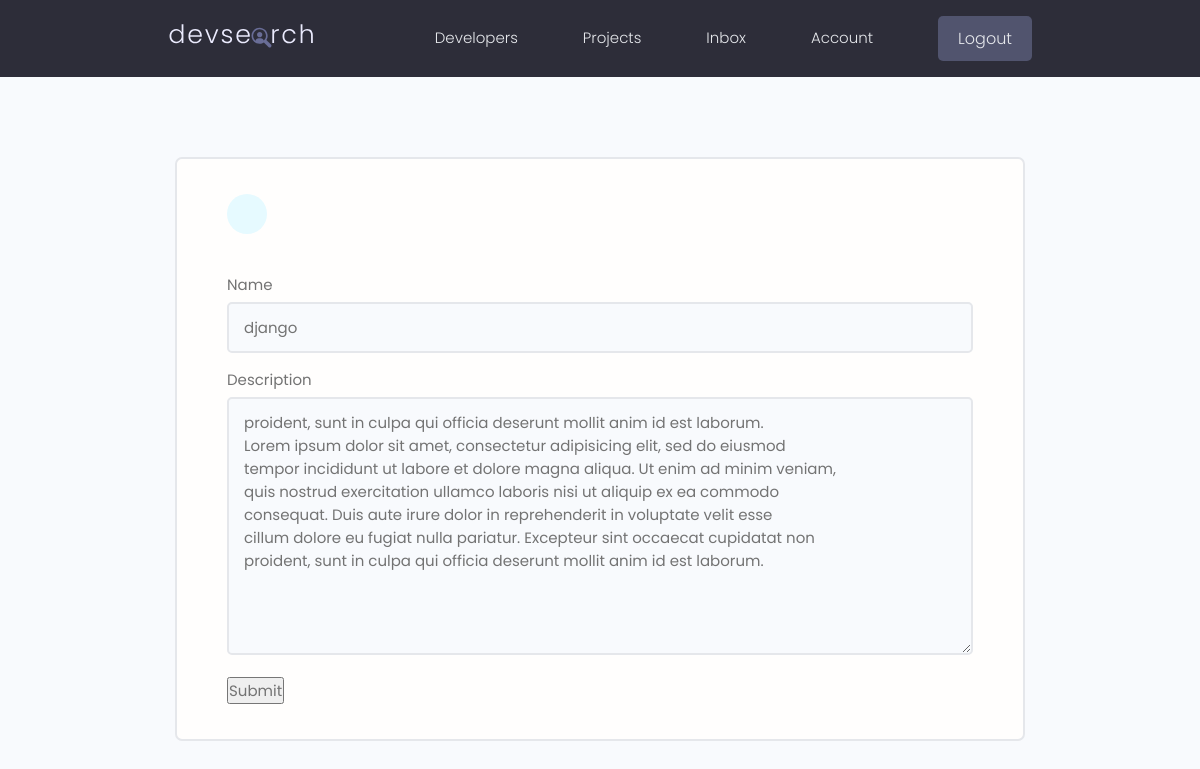
The app's page /update-skill/52f626c5-e49b-41a4-9c08-bf4d06346599 (signed in) with its own data.
### users/models.py (models this page shows, shortened)
class Skill(models.Model):
    owner = models.ForeignKey(
        Profile, on_delete=models.CASCADE, null=True, blank=True)
    name = models.CharField(max_length=200)
    description = models.TextField(null=True, blank=True)
    id = models.UUIDField(default=uuid.uuid4, editable=False,
                          primary_key=True, unique=True)

### users/views.py (the view)
# urls.py: path('update-skill/<str:pk>', views.updateSkill, name='update-skill'),
@login_required(login_url='login')
def updateSkill(request, pk):
    profile = request.user.profile
    skill = profile.skill_set.get(id=pk)
    form = SkillForm(instance=skill)
    context = {
        'form': form,
        'skill': skill
    }
    if request.method == 'POST':
        form = SkillForm(request.POST, instance=skill)
        if form.is_valid():
            form.save()
            messages.success(request, 'Skill successfully updated')
            return redirect('account')
    return render(request, 'users/update_skill.html', context)

### users/forms.py
class SkillForm(ModelForm):
    class Meta:
        model = Skill
        fields = '__all__'
        exclude = ['owner']
    def __init__(self, *args, **kwargs):
        super(SkillForm, self).__init__(*args, **kwargs)
        for name, field in self.fields.items():
            field.widget.attrs.update({'class': 'input'})

### users/templates/users/update_skill.html (shortened to what this page needs)
{% extends 'main.html' %}
{% block content %}
<main class="formPage my-xl">
    <div class="content-box">
        <div class="formWrapper">
            <a class="backButton" href="{% url 'account' %}"></a>
            <br>
            <form method="POST" action="{% url 'update-skill' skill.id %}" enctype="multipart/form-data">
                {% for field in form %}
                <div class="form__field">
                <label for="formInput#text">{{field.label}}</label>
                {{field}}
                </div>
                {% endfor %}
                <input type="submit" value="Submit" />
                </form>
    </div>
    </div>
    </main>
{% endblock  %}

### static/styles/app.css (style rules this page uses)
:root { --color-sub: #2d2d39; }
.content-box { width: 95%; max-width: 85rem; margin: 0 auto; }
.backButton { background: var(--color-main-light); color: var(--color-main); width: 4rem; height: 4rem; display: flex; align-items: center; justify-content: center; border-radius: 50%; }
.formPage .formWrapper { list-style: none; background: var(--color-white); padding: 3.5rem 5rem; border: 2px solid var(--color-light); border-radius: 0.7rem; }
*, *::before, *::after { box-sizing: border-box; }
html, body { padding: 0; margin: 0; }

### static/uikit/styles/modules/_variables.css (style rules this page uses)
:root { --color-main: #5aa5b9; --color-main-light: #e6faff; --color-sub: #3f4156; --color-sub-light: #51546e; --color-sub-lighter: #ededfd; --color-text: #737373; --color-gray: #8b8b8b; --color-light: #e5e7eb; --color-light-gray: #767676; --color-bg: #f8fafd; --color-white: #fffefd; --color-white-light: #f3f3f3; --color-success: #359e64; --color-success-bg: #def8e8; --color-error: #fc4b0b; --color-error-bg: #fff2ee; --font-base: 'Poppins', arial, helvetica, 'Segoe UI', roboto, ubuntu, sans-serif; --font-monospace: 'Fira Code', 'Courier New', courier, monospace; --font-regular: 300; --font-medium: 500; --font-bold: 700; --generic-shadow: 1px 1px 5px #00000010; --generic-transition: all 0.3s ease-in-out; }

### static/uikit/styles/modules/_base.css (style rules this page uses)
* { margin: 0; padding: 0; box-sizing: border-box; text-rendering: optimizeLegibility; color: inherit; font-size: inherit; }
html { font-size: 50%; }
@media only screen and (min-width: 480px) { html { font-size: 56.25%; } }
@media only screen and (min-width: 1200px) { html { font-size: 62.5%; } }
body { line-height: 1.6; font-weight: 400; font-size: 1.5rem; color: var(--color-text); background-color: var(--color-bg); min-height: 100vh; }

### static/uikit/styles/modules/_typography.css (style rules this page uses)
* { font-family: var(--font-base); }
a { padding-bottom: 2px; text-decoration: none; display: inline-block; color: var(--color-main); font-weight: var(--font-medium); }

### static/uikit/styles/modules/_utilities.css (style rules this page uses)
.my-xl { margin: 8rem auto; }

### static/uikit/styles/modules/_form.css (style rules this page uses)
.form__field { margin-top: 1.5rem; margin-bottom: 1.5rem; }
.form__label, .form__field > label { display: block; margin-bottom: 0.5rem; color: var(--color-text); }
input.input[type='text'], input.input[type='email'], input.input[type='password'], input.input[type='number'], textarea.input { min-width: 24rem; width: 100%; padding: 1.2rem 1.5rem; border-radius: 0.5rem; border: 2px solid var(--color-light); transition: all 0.3s ease-in-out; background-color: var(--color-bg); }

### records on screen
Skill: form "django" "proident, sunt in culpa qui officia deserunt mollit anim id est laborum. Lorem ipsum dolor sit amet, consectetur adipisicing elit, sed do eiusmod tempor incididunt ut labore et dolore magna aliqua. Ut enim ad minim veniam, quis nostrud exercitation ullamco laboris nisi ut aliquip ex ea commodo consequat. Duis aute irure dolor in reprehenderit in voluptate velit esse cillum dolore eu fugiat nulla pariatur. Excepteur sint occaecat cupidatat non proident, sunt in culpa qui officia deserunt mollit anim id est laborum."

### other values on screen
{{ field.label }} "Name" "Description"
